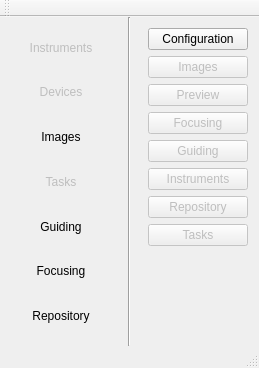
<?xml version="1.0" encoding="UTF-8"?>
<ui version="4.0">
 <class>snowgui::MainWindow</class>
 <widget class="QMainWindow" name="snowgui::MainWindow">
  <property name="enabled">
   <bool>true</bool>
  </property>
  <property name="geometry">
   <rect>
    <x>0</x>
    <y>0</y>
    <width>259</width>
    <height>368</height>
   </rect>
  </property>
  <property name="sizePolicy">
   <sizepolicy hsizetype="Fixed" vsizetype="Fixed">
    <horstretch>0</horstretch>
    <verstretch>0</verstretch>
   </sizepolicy>
  </property>
  <property name="minimumSize">
   <size>
    <width>0</width>
    <height>0</height>
   </size>
  </property>
  <property name="maximumSize">
   <size>
    <width>16777215</width>
    <height>16777215</height>
   </size>
  </property>
  <property name="windowTitle">
   <string>MainWindow</string>
  </property>
  <widget class="QWidget" name="centralWidget">
   <property name="enabled">
    <bool>true</bool>
   </property>
   <property name="autoFillBackground">
    <bool>false</bool>
   </property>
   <property name="locale">
    <locale language="C" country="AnyCountry"/>
   </property>
   <layout class="QHBoxLayout" name="horizontalLayout">
    <property name="leftMargin">
     <number>0</number>
    </property>
    <property name="topMargin">
     <number>0</number>
    </property>
    <property name="rightMargin">
     <number>0</number>
    </property>
    <property name="bottomMargin">
     <number>0</number>
    </property>
    <item>
     <widget class="QWidget" name="servicesWidget" native="true">
      <layout class="QVBoxLayout" name="verticalLayout">
       <item>
        <widget class="QLabel" name="instrumentsLabel">
         <property name="enabled">
          <bool>false</bool>
         </property>
         <property name="frameShape">
          <enum>QFrame::NoFrame</enum>
         </property>
         <property name="text">
          <string>Instruments</string>
         </property>
         <property name="alignment">
          <set>Qt::AlignCenter</set>
         </property>
         <property name="margin">
          <number>0</number>
         </property>
         <property name="indent">
          <number>-1</number>
         </property>
        </widget>
       </item>
       <item>
        <widget class="QLabel" name="devicesLabel">
         <property name="enabled">
          <bool>false</bool>
         </property>
         <property name="autoFillBackground">
          <bool>false</bool>
         </property>
         <property name="text">
          <string>Devices</string>
         </property>
         <property name="alignment">
          <set>Qt::AlignCenter</set>
         </property>
        </widget>
       </item>
       <item>
        <widget class="QLabel" name="imagesLabel">
         <property name="text">
          <string>Images</string>
         </property>
         <property name="alignment">
          <set>Qt::AlignCenter</set>
         </property>
        </widget>
       </item>
       <item>
        <widget class="QLabel" name="tasksLabel">
         <property name="enabled">
          <bool>false</bool>
         </property>
         <property name="text">
          <string>Tasks</string>
         </property>
         <property name="alignment">
          <set>Qt::AlignCenter</set>
         </property>
        </widget>
       </item>
       <item>
        <widget class="QLabel" name="guidingLabel">
         <property name="text">
          <string>Guiding</string>
         </property>
         <property name="alignment">
          <set>Qt::AlignCenter</set>
         </property>
        </widget>
       </item>
       <item>
        <widget class="QLabel" name="focusingLabel">
         <property name="text">
          <string>Focusing</string>
         </property>
         <property name="alignment">
          <set>Qt::AlignCenter</set>
         </property>
        </widget>
       </item>
       <item>
        <widget class="QLabel" name="repositoryLabel">
         <property name="text">
          <string>Repository</string>
         </property>
         <property name="alignment">
          <set>Qt::AlignCenter</set>
         </property>
        </widget>
       </item>
      </layout>
     </widget>
    </item>
    <item>
     <widget class="Line" name="servicesseparatorLine">
      <property name="orientation">
       <enum>Qt::Vertical</enum>
      </property>
     </widget>
    </item>
    <item>
     <widget class="QWidget" name="appsWidget" native="true">
      <layout class="QGridLayout" name="gridLayout">
       <item row="2" column="0">
        <widget class="QPushButton" name="appPreviewButton">
         <property name="enabled">
          <bool>false</bool>
         </property>
         <property name="text">
          <string>Preview</string>
         </property>
        </widget>
       </item>
       <item row="4" column="0">
        <widget class="QPushButton" name="appGuidingButton">
         <property name="enabled">
          <bool>false</bool>
         </property>
         <property name="text">
          <string>Guiding</string>
         </property>
        </widget>
       </item>
       <item row="8" column="0">
        <spacer name="verticalSpacer">
         <property name="orientation">
          <enum>Qt::Vertical</enum>
         </property>
         <property name="sizeHint" stdset="0">
          <size>
           <width>20</width>
           <height>40</height>
          </size>
         </property>
        </spacer>
       </item>
       <item row="6" column="0">
        <widget class="QPushButton" name="appRepositoryButton">
         <property name="enabled">
          <bool>false</bool>
         </property>
         <property name="text">
          <string>Repository</string>
         </property>
        </widget>
       </item>
       <item row="3" column="0">
        <widget class="QPushButton" name="appFocusingButton">
         <property name="enabled">
          <bool>false</bool>
         </property>
         <property name="text">
          <string>Focusing</string>
         </property>
        </widget>
       </item>
       <item row="7" column="0">
        <widget class="QPushButton" name="appTasksButton">
         <property name="enabled">
          <bool>false</bool>
         </property>
         <property name="text">
          <string>Tasks</string>
         </property>
        </widget>
       </item>
       <item row="5" column="0">
        <widget class="QPushButton" name="appInstrumentsButton">
         <property name="enabled">
          <bool>false</bool>
         </property>
         <property name="text">
          <string>Instruments</string>
         </property>
        </widget>
       </item>
       <item row="0" column="0">
        <widget class="QPushButton" name="appConfigurationButton">
         <property name="enabled">
          <bool>true</bool>
         </property>
         <property name="text">
          <string>Configuration</string>
         </property>
        </widget>
       </item>
       <item row="1" column="0">
        <widget class="QPushButton" name="appImagesButton">
         <property name="enabled">
          <bool>false</bool>
         </property>
         <property name="text">
          <string>Images</string>
         </property>
        </widget>
       </item>
      </layout>
     </widget>
    </item>
   </layout>
  </widget>
  <widget class="QMenuBar" name="menuBar">
   <property name="geometry">
    <rect>
     <x>0</x>
     <y>0</y>
     <width>259</width>
     <height>22</height>
    </rect>
   </property>
  </widget>
  <widget class="QToolBar" name="mainToolBar">
   <attribute name="toolBarArea">
    <enum>TopToolBarArea</enum>
   </attribute>
   <attribute name="toolBarBreak">
    <bool>false</bool>
   </attribute>
  </widget>
  <widget class="QStatusBar" name="statusBar"/>
 </widget>
 <layoutdefault spacing="6" margin="11"/>
 <resources/>
 <connections/>
 <slots>
  <slot>launchPreview()</slot>
  <slot>launchFocusing()</slot>
 </slots>
</ui>
